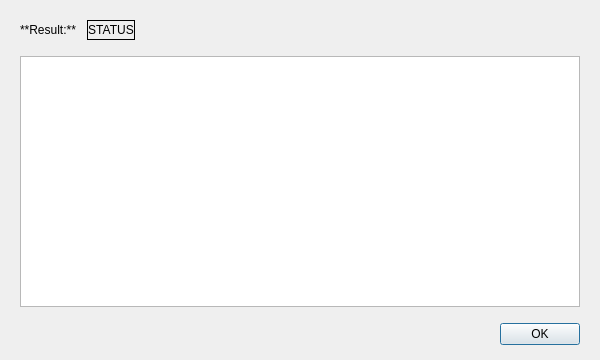
<?xml version="1.0" encoding="UTF-8"?>
<ui version="4.0">
 <class>Dialog</class>
 <widget class="QDialog" name="Dialog">
  <property name="geometry">
   <rect>
    <x>0</x>
    <y>0</y>
    <width>600</width>
    <height>360</height>
   </rect>
  </property>
  <property name="windowTitle">
   <string>Calibration Result</string>
  </property>
  <layout class="QVBoxLayout" name="verticalLayout_1">
   <property name="leftMargin">
    <number>20</number>
   </property>
   <property name="topMargin">
    <number>20</number>
   </property>
   <property name="rightMargin">
    <number>20</number>
   </property>
   <property name="bottomMargin">
    <number>15</number>
   </property>
   <item>
    <layout class="QHBoxLayout" name="resultBox">
     <property name="bottomMargin">
      <number>0</number>
     </property>
     <item>
      <widget class="QLabel" name="resultLabel">
       <property name="text">
        <string>**Result:**</string>
       </property>
       <property name="textFormat">
        <enum>Qt::TextFormat::MarkdownText</enum>
       </property>
      </widget>
     </item>
     <item>
      <spacer name="horizontalSpacer_1">
       <property name="orientation">
        <enum>Qt::Orientation::Horizontal</enum>
       </property>
       <property name="sizeType">
        <enum>QSizePolicy::Policy::Fixed</enum>
       </property>
       <property name="sizeHint" stdset="0">
        <size>
         <width>5</width>
         <height>20</height>
        </size>
       </property>
      </spacer>
     </item>
     <item>
      <widget class="QLabel" name="resultStatusLabel">
       <property name="sizePolicy">
        <sizepolicy hsizetype="Preferred" vsizetype="Preferred">
         <horstretch>0</horstretch>
         <verstretch>0</verstretch>
        </sizepolicy>
       </property>
       <property name="frameShape">
        <enum>QFrame::Shape::Box</enum>
       </property>
       <property name="text">
        <string>STATUS</string>
       </property>
       <property name="alignment">
        <set>Qt::AlignmentFlag::AlignCenter</set>
       </property>
       <property name="margin">
        <number>3</number>
       </property>
      </widget>
     </item>
     <item>
      <spacer name="horizontalSpacer_2">
       <property name="orientation">
        <enum>Qt::Orientation::Horizontal</enum>
       </property>
       <property name="sizeHint" stdset="0">
        <size>
         <width>40</width>
         <height>20</height>
        </size>
       </property>
      </spacer>
     </item>
    </layout>
   </item>
   <item>
    <spacer name="verticalSpacer_1">
     <property name="orientation">
      <enum>Qt::Orientation::Vertical</enum>
     </property>
     <property name="sizeType">
      <enum>QSizePolicy::Policy::Fixed</enum>
     </property>
     <property name="sizeHint" stdset="0">
      <size>
       <width>20</width>
       <height>10</height>
      </size>
     </property>
    </spacer>
   </item>
   <item>
    <widget class="QTextBrowser" name="resultMessage"/>
   </item>
   <item>
    <spacer name="verticalSpacer_2">
     <property name="orientation">
      <enum>Qt::Orientation::Vertical</enum>
     </property>
     <property name="sizeType">
      <enum>QSizePolicy::Policy::Fixed</enum>
     </property>
     <property name="sizeHint" stdset="0">
      <size>
       <width>20</width>
       <height>10</height>
      </size>
     </property>
    </spacer>
   </item>
   <item>
    <widget class="QDialogButtonBox" name="buttonBox">
     <property name="orientation">
      <enum>Qt::Orientation::Horizontal</enum>
     </property>
     <property name="standardButtons">
      <set>QDialogButtonBox::StandardButton::Ok</set>
     </property>
    </widget>
   </item>
  </layout>
 </widget>
 <resources/>
 <connections>
  <connection>
   <sender>buttonBox</sender>
   <signal>accepted()</signal>
   <receiver>Dialog</receiver>
   <slot>accept()</slot>
   <hints>
    <hint type="sourcelabel">
     <x>248</x>
     <y>254</y>
    </hint>
    <hint type="destinationlabel">
     <x>157</x>
     <y>274</y>
    </hint>
   </hints>
  </connection>
 </connections>
</ui>
